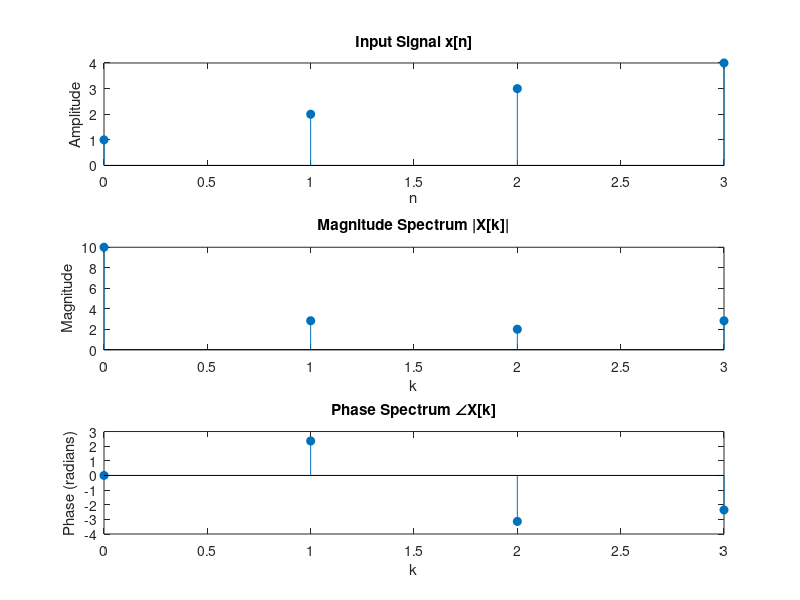

The MATLAB script that drew this image:
clc;
clear all;
close all;

% Input discrete signal
x = [1 2 3 4];   % Example signal
N = length(x);   % Number of samples

% Initialize DFT result
X = zeros(1, N);

% Compute DFT manually
for k = 0:N-1
    for n = 0:N-1
        X(k+1) = X(k+1) + x(n+1)*exp(-1j*2*pi*k*n/N);
    end
end

% Compute magnitude and phase
magX = abs(X);
phaseX = angle(X);

% Display results
disp('Input x[n]:');
disp(x);
disp('DFT X[k]:');
disp(X);
disp('Magnitude Spectrum:');
disp(magX);
disp('Phase Spectrum (radians):');
disp(phaseX);

% Frequency index
k = 0:N-1;

% Plot results
subplot(3,1,1);
stem(0:N-1, x, 'filled');
title('Input Signal x[n]');
xlabel('n'); ylabel('Amplitude');

subplot(3,1,2);
stem(k, magX, 'filled');
title('Magnitude Spectrum |X[k]|');
xlabel('k'); ylabel('Magnitude');

subplot(3,1,3);
stem(k, phaseX, 'filled');
title('Phase Spectrum ∠X[k]');
xlabel('k'); ylabel('Phase (radians)');
